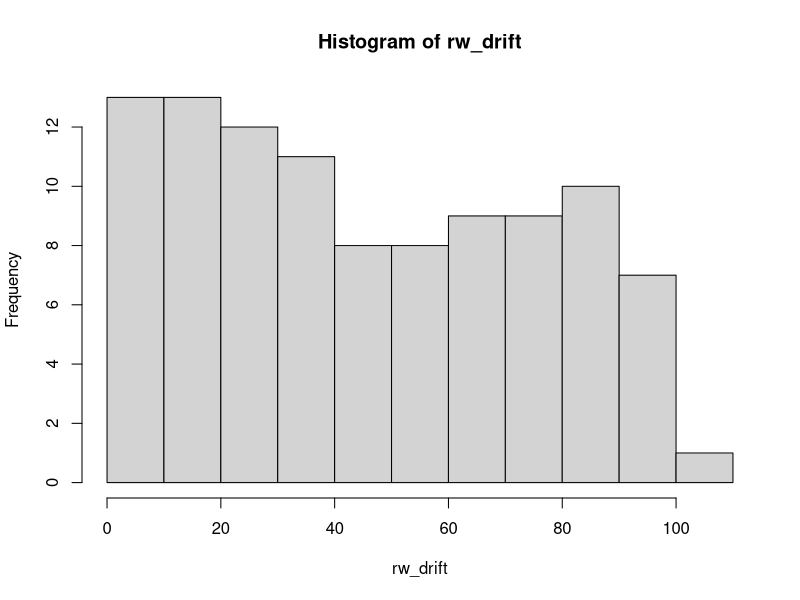

Write the R code that produced this figure.
## ---- chunk 1
knitr::opts_chunk$set(echo = TRUE)
## ---- chunk 2
# Generate a RW model with a drift using arima.sim
rw_drift <- arima.sim(model = list(order = c(0,1,0)), n = 100, mean = 1)
# Plot rw_drift
hist(rw_drift)
# Calculate the first difference series rw_drift_diff <-
# Plot rw_drift_diff
